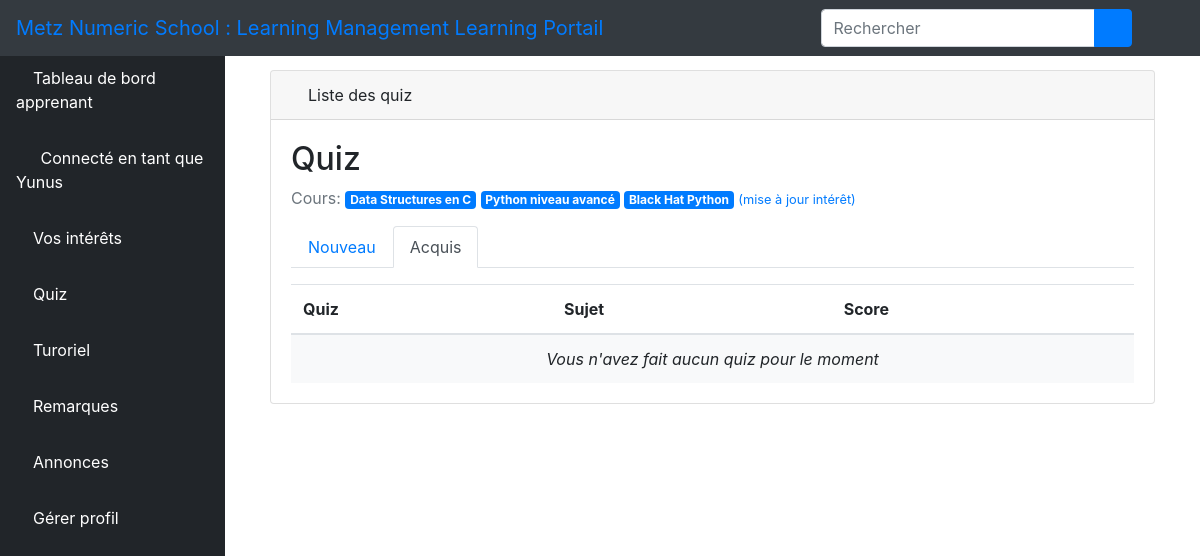
Screenshot of /taken/ (signed in) with the database file from the repository.
### elearn/models.py (models this page shows, shortened)
class User(AbstractUser):
    is_learner = models.BooleanField(default=False)
    is_instructor = models.BooleanField(default=False)
    is_admin = models.BooleanField(default=False)

class Course(models.Model):
    name = models.CharField(max_length=30)
    color = models.CharField(max_length=7, default='#007bff')
    def get_html_badge(self):
        name = escape(self.name)
        color = escape(self.color)
        html = '<span class="badge badge-primary" style="background-color: %s">%s</span>' % (
            color, name)
        return mark_safe(html)

### elearn/views.py (the view)
# urls.py: path('taken/', views.TakenQuizListView.as_view(), name='taken_quiz_list'),
class TakenQuizListView(ListView):
    model = TakenQuiz
    context_object_name = 'taken_quizzes'
    template_name = 'dashboard/learner/taken_quiz_list.html'
    def get_queryset(self):
        queryset = self.request.user.learner.taken_quizzes \
            .select_related('quiz', 'quiz__course') \
            .order_by('quiz__name')
        return queryset

### elearn/templates/dashboard/learner/taken_quiz_list.html (shortened to what this page needs)
{% extends 'dashboard/learner/base.html' %}
{% block body %}
  <div class="container-fluid">
        <div class="row">
          <div class="col-12 mb-3">
          <div class="col-12 mb-3">
                <div id="content-wrapper" style="padding-top: 20px">
        <div class="container-fluid">
            <div class="card mb-3">
                <div class="card-header">
                    <i class="fas fa-table text-primary"></i>
                    Liste des quiz
                </div>
                <div class="card-body">
  {% include 'dashboard/learner/_header.html' with active='taken' %}
    <table class="table mb-0">
      <thead>
        <tr>
          <th>Quiz</th>
          <th>Sujet</th>
          <th>Score</th>
        </tr>
      </thead>
      <tbody>
        {% for taken_quiz in taken_quizzes %}
          <tr>
            <td>{{ taken_quiz.quiz.name }}</td>
            <td>{{ taken_quiz.quiz.subject.get_html_badge }}</td>
            <td>{{ taken_quiz.score }}</td>
          </tr>
        {% empty %}
          <tr>
            <td class="bg-light text-center font-italic" colspan="3">Vous n'avez fait aucun quiz pour le moment</td>
          </tr>
        {% endfor %}
      </tbody>
    </table>
  </div>
</div>
  </div>
{% endblock body %}

### elearn/templates/dashboard/learner/base.html (shortened to what this page needs)
<!DOCTYPE html>
<html lang="en">
<head>
    {% load static %}
    <link href="{% static 'vendor/fontawesome-free/css/all.min.css' %}" rel="stylesheet" type="text/css">
    <link href="{% static 'vendor/datatables/dataTables.bootstrap4.css' %}" rel="stylesheet">
    <link href="{% static 'css/sb-admin.css' %}" rel="stylesheet">
</head>
<body id="page-top">
<nav class="navbar navbar-expand navbar-dark bg-dark fixed-top">
    <a class="navbar-brand mr-1 text-primary" href="">Metz Numeric School : Learning Management Learning Portail</a>
    <button class="btn btn-link btn-sm text-white order-1 order-sm-0" id="sidebarToggle" href="#">
        <i class="fas fa-bars"></i>
    </button>
    <form class="d-none d-md-inline-block form-inline ml-auto mr-0 mr-md-3 my-2 my-md-0">
        <div class="input-group">
            <input type="text" class="form-control" placeholder="Rechercher" aria-label="Search"
                   aria-describedby="basic-addon2">
            <div class="input-group-append">
                <button class="btn btn-primary" type="button">
                    <i class="fas fa-search"></i>
                </button>
            </div>
        </div>
    </form>
    <ul class="navbar-nav ml-auto ml-md-0">
        <li class="nav-item dropdown no-arrow">
            <a class="nav-link dropdown-toggle" href="#" id="userDropdown" role="button" data-toggle="dropdown"
               aria-haspopup="true" aria-expanded="false">
                <i class="fas fa-user-circle fa-fw text-primary"></i>
            </a>
        </li>
    </ul>
</nav>
<div id="wrapper" style="padding-top: 50px;">
    <ul class="sidebar navbar-nav">
        <li class="nav-item active">
            <a class="nav-link" href="{% url 'learner' %}">
                <i class="fa fa-home" aria-hidden="true"></i>
                <span>Tableau de bord apprenant</span>
            </a>
        </li>
        <li class="nav-item active">
            <a class="nav-link" href="">
                <i class="fas fa-user-circle fa-fw text-primary"></i>
                <span>Connecté en tant que {{ user.username }}</span>
            </a>
        </li>
        <li class="nav-item">
            <a class="nav-link" href="{% url 'interests' %}">
                <i class="fa fa-folder-open"></i>
                <span style="color: white">Vos intérêts</span>
            </a>
        </li>
        <li class="nav-item">
            <a class="nav-link" href="{% url 'lquiz_list' %}">
                <i class="fas fa-book"></i>
                <span style="color: white">Quiz</span>
            </a>
        </li>
        <li class="nav-item">
            <a class="nav-link" href="{% url 'ltutorial' %}">
                <i class="fas fa-book-reader text-default"></i>
                <span style="color: white">Turoriel</span>
            </a>
        </li>
        <li class="nav-item">
            <a class="nav-link" href="{% url 'llnotes' %}">
                <i class="fas fa-pen" aria-hidden="true"></i>
                <span style="color: white">Remarques</span>
            </a>
        </li>
        <li class="nav-item">
            <a class="nav-link" href="{% url 'ilchat' %}">
                <i class="fas fa-bell"></i>
                <span style="color: white">Annonces</span>
            </a>
        </li>
        <li class="nav-item dropdown no-arrow">
            <a class="nav-link dropdown-toggle" data-toggle="dropdown" aria-haspopup="true" aria-expanded="false"
               href="">
                <i class="fas fa-user text-default"></i>
                <span style="color: white">Gérer profil</span>
            </a>
        </li>
    </ul>
    {% block body %}{% endblock %}
</div>

### elearn/templates/dashboard/learner/_header.html
<h2>Quiz</h2>
<p class="text-muted">
    Cours:{% for course in user.learner.interests.all %} {{ course.get_html_badge }}{% endfor %}
    <a href="{% url 'interests' %}"><small>(mise à jour intérêt)</small></a>
</p>
<ul class="nav nav-tabs mb-3">
    <li class="nav-item">
        <a class="nav-link{% if active == 'new' %} active{% endif %}" href="{% url 'lquiz_list' %}">Nouveau</a>
    </li>
    <li class="nav-item">
        <a class="nav-link{% if active == 'taken' %} active{% endif %}" href="{% url 'taken_quiz_list' %}">Acquis</a>
    </li>
</ul>

### rows the page displays
User: username "Yunus"
Course: get_html_badge "Data Structures en C"
Course: get_html_badge "Python niveau avancé"
Course: get_html_badge "Black Hat Python"
